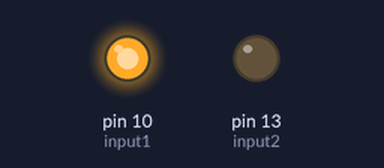
Bench run of a sketch on a simulated Arduino Uno, built with avr-gcc and run on an emulated ATmega328P. Shown: output pins drawn as LEDs (lit = HIGH).

Above: at 2.5 s.
At 10.5 s:
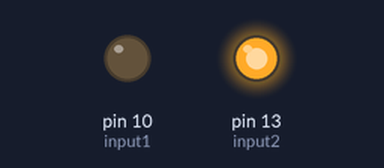
At 14.5 s:
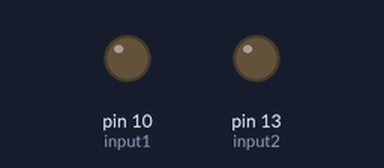
Timing chart, 0 to 20.8 s (numbered marks = the images above):
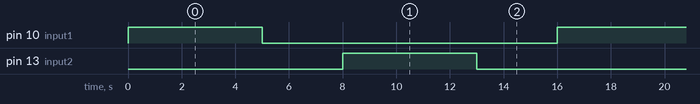

The sketch:

step1.ino
```cpp
int input1 = 10; //10번핀으로 제어
int input2 = 13; //13번핀으로 제어

void setup() {
  pinMode(input1, OUTPUT);
  pinMode(input2, OUTPUT);
  Serial.begin(9600); //시리얼모니터사용
}

void loop() {
  digitalWrite(input1, HIGH) ;
  digitalWrite(input2, LOW) ;
  delay(5000); //5초간 작동
  digitalWrite(input1, LOW) ;
  digitalWrite(input2, LOW) ; //input1,2 멈춤
  delay(3000); //3초간 유지
  digitalWrite(input1, LOW);
  digitalWrite(input2, HIGH); //input2 작동
  delay(5000) ; //5초간 작동
  digitalWrite(input1, LOW) ;
  digitalWrite(input2, LOW) ; //input1,2 멈춤
  delay (3000) ; //3초간 유지
}
```

Measured:
- by itself, pin 10 (input1), pin 13 (input2): alternates HIGH for 5.0 s and LOW for 11.0 s
- by itself, everything shown: repeats every 16.0 s, in 4 steps
